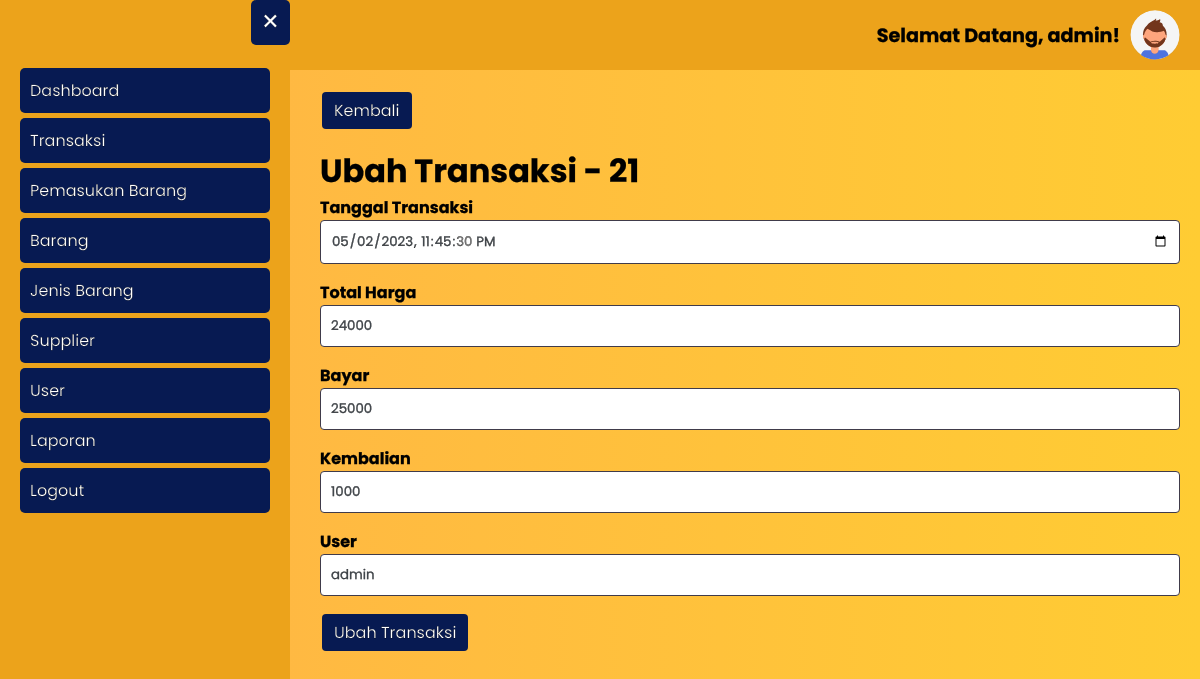
The app's page /transaksi/ubah_transaksi.php?id_transaksi=21 (signed in) with its own data.
### tables this page shows
CREATE TABLE `user` (
  `id_user` int(11) NOT NULL,
  `username` varchar(20) NOT NULL,
  `password` varchar(300) NOT NULL,
  `hak_akses` enum('administrator','operator') NOT NULL,
  `nama_lengkap` varchar(50) NOT NULL,
  `no_telp_user` varchar(20) NOT NULL
);

CREATE TABLE `transaksi` (
  `id_transaksi` int(11) NOT NULL,
  `tanggal_transaksi` datetime NOT NULL,
  `total_harga` int(11) DEFAULT NULL,
  `bayar` int(11) DEFAULT NULL,
  `kembalian` int(11) DEFAULT NULL,
  `id_user` int(11) NOT NULL
);

### transaksi/ubah_transaksi.php (the view, shortened to what this page needs)
<?php
require_once '../koneksi.php';
$id_user = htmlspecialchars($_SESSION['id_user']);
$data_profile = mysqli_fetch_assoc(mysqli_query($koneksi, "SELECT * FROM user WHERE id_user = '$id_user'"));
$id_transaksi = htmlspecialchars($_GET['id_transaksi']);
$data_transaksi = mysqli_fetch_assoc(mysqli_query($koneksi, "SELECT * FROM transaksi INNER JOIN user ON transaksi.id_user = user.id_user WHERE id_transaksi = '$id_transaksi'"));
?>
<html>
<head>
	<?php include_once '../include/head.php'; ?>
</head>
<body class="bg-gradient">
    <?php include_once '../include/topbar.php' ?>
	<?php include_once '../include/sidebar.php'; ?>
	<div class="main-content">
		<a href="<?= BASE_URL; ?>transaksi/transaksi.php" class="btn">Kembali</a>
		<div class="my">
			<h1>Ubah Transaksi - <?= $data_transaksi['id_transaksi']; ?></h1>
			<form method="post">
				<div class="form-group">
					<label for="tanggal_transaksi">Tanggal Transaksi</label>
					<input type="datetime-local" name="tanggal_transaksi" id="tanggal_transaksi" class="form-input"  value="<?= $data_transaksi['tanggal_transaksi']; ?>" required>
				</div>
				<div class="form-group">
					<label for="total_harga">Total Harga</label>
					<input style="cursor: not-allowed;" type="number" disabled name="total_harga" id="total_harga" class="form-input"  value="<?= $data_transaksi['total_harga']; ?>" required>
				</div>
				<div class="form-group">
					<label for="bayar">Bayar</label>
					<input style="cursor: not-allowed;" type="number" disabled name="bayar" id="bayar" class="form-input"  value="<?= $data_transaksi['bayar']; ?>" required>
				</div>
				<div class="form-group">
					<label for="kembalian">Kembalian</label>
					<input style="cursor: not-allowed;" type="number" disabled name="kembalian" id="kembalian" class="form-input"  value="<?= $data_transaksi['kembalian']; ?>" required>
				</div>
				<div class="form-group">
					<label for="id_user">User</label>
					<input style="cursor: not-allowed;" type="text" disabled name="id_user" id="id_user" class="form-input"  value="<?= $data_transaksi['username']; ?>" required>
				</div>
				<div class="form-group">
					<button type="submit" name="btnUbahTransaksi" class="btn">Ubah Transaksi</button>
				</div>
			</form>
		</div>
	</div>
</body>
</html>

### include/topbar.php
<button class="open-btn">&#9776;</button>
<div class="topbar">
	<h1>Selamat Datang, <?= $data_profile['username']; ?>!</h1>
	<a href="<?= BASE_URL; ?>user/profile.php">
		<img src="<?= BASE_URL; ?>assets/img/profile_pic.svg" alt="Profile Picture">
	</a>
</div>

### assets/style.css (style rules this page uses)
* { font-family: 'Poppins', sans-serif; -webkit-text-stroke-width: .25px; -webkit-text-stroke-color: black; }
body { margin: 0; padding: 0; }
.bg-gradient { background: rgb(255,179,71); background: linear-gradient(90deg, rgba(255,179,71,1) 0%, rgba(255,204,51,1) 100%); }
.form-group { margin-bottom: 1rem; font-weight: bold; }
.form-input { width: 100%; display: block; color: #495057; background-color: #fff; border: 1px solid #403B4A; border-radius: 0.25rem; padding: 10px; }
.my { margin: 1rem 0; }
.main-content { margin-left: 300px; padding: 20px; transition: all 0.3s ease-in-out; }
.main-content h1 { padding: 0; margin: 0; }
.open-btn { position: absolute; left: 10px; top: 10px; font-size: 30px; padding: 0 10px; cursor: pointer; border-radius: 5px; background: #071a52; border: none; color: white; }
.topbar { display: flex; justify-content: flex-end; align-items: center; background-color: #eca31b; padding: 10px 20px; }
.topbar img { height: 50px; width: 50px; border-radius: 50%; margin-left: 10px; margin-right: 0; }
.topbar h1 { font-size: 1.2em; margin: 0; }
.btn { margin: 2px; display: inline-block; font-size: 1rem; color: black; text-align: center; border: 1px solid black; padding: 0.375rem 0.75rem; border-radius: 0.25rem; text-decoration: none; cursor: pointer; background: #071a52; border: none; color: white; }

### records on screen
user: username "admin"
transaksi: id_transaksi "21", tanggal_transaksi "05/02/2023 23:45:30", total_harga "24000", bayar "25000", kembalian "1000", id_user "admin"
